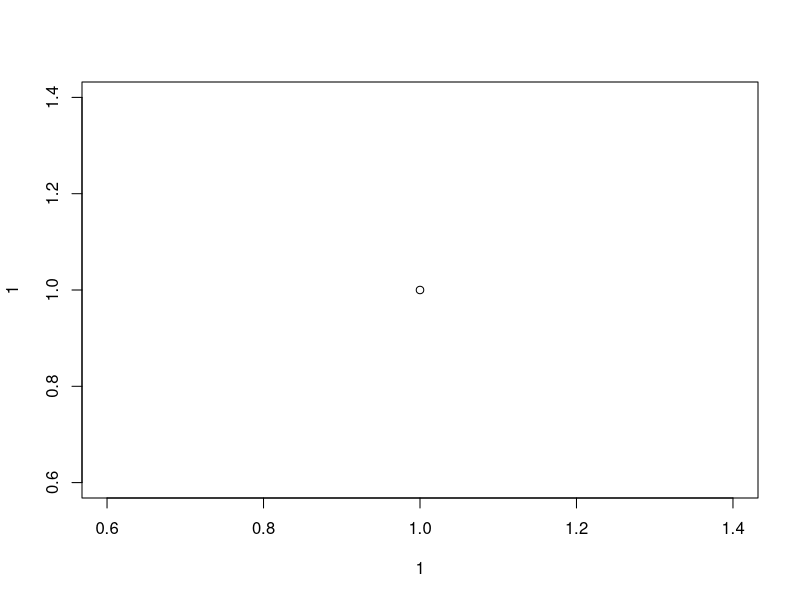
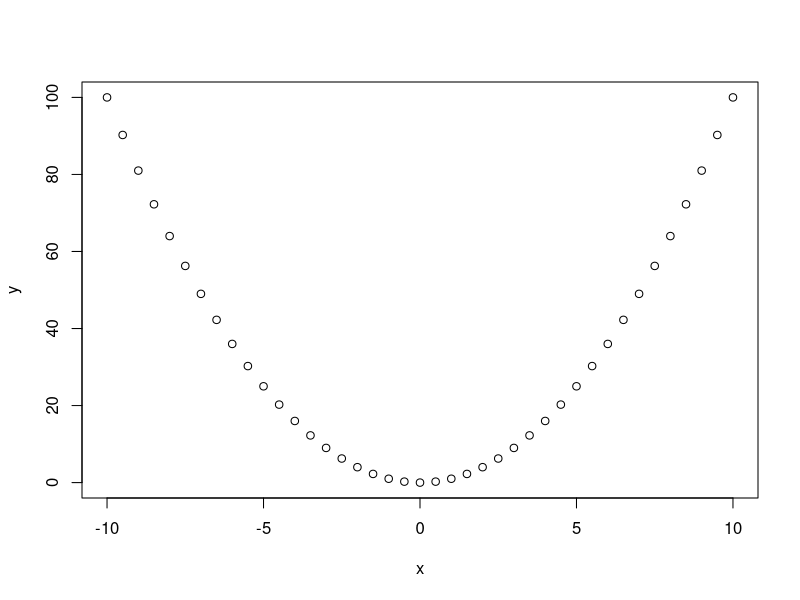
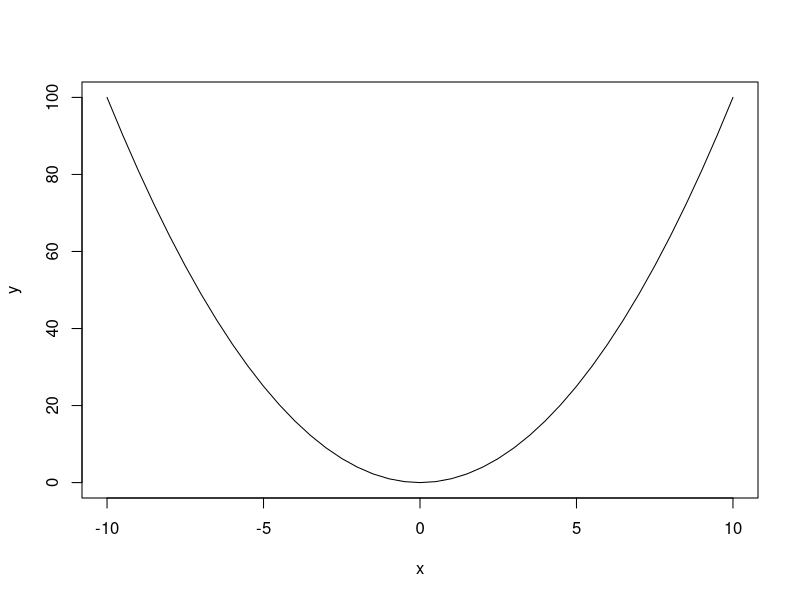
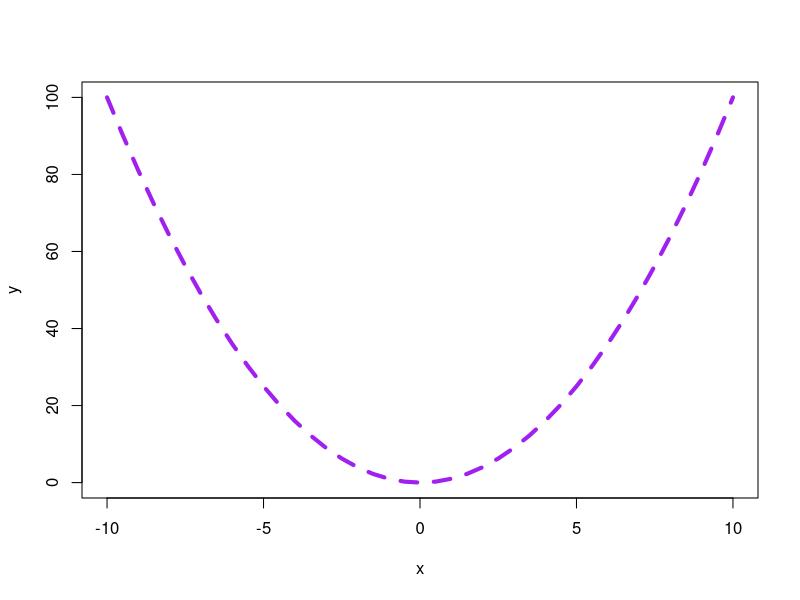
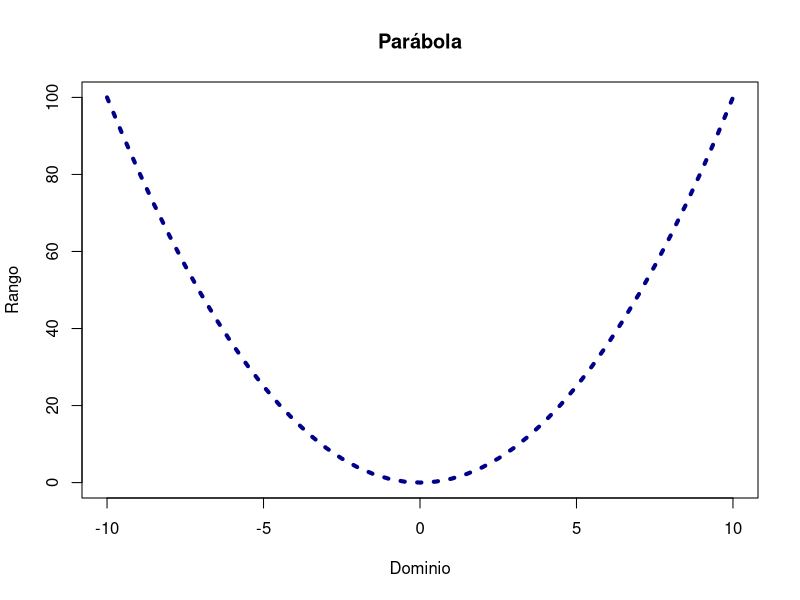
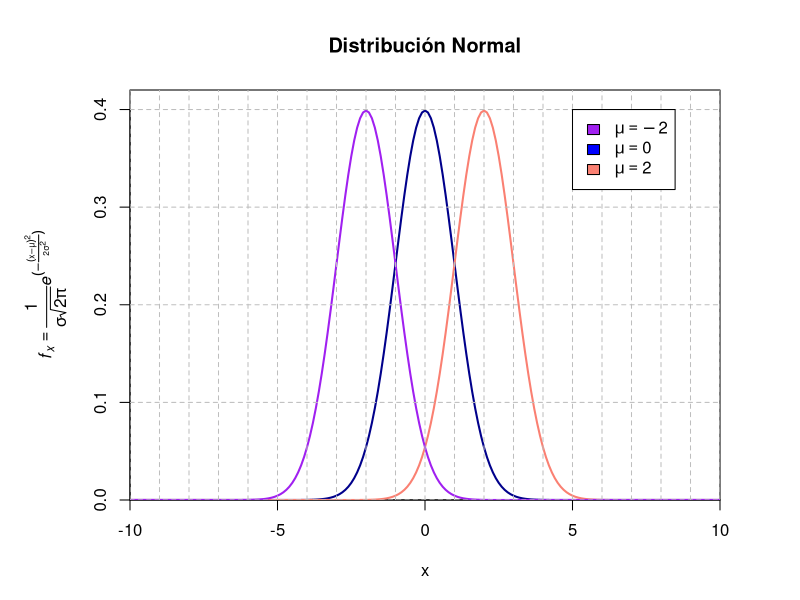
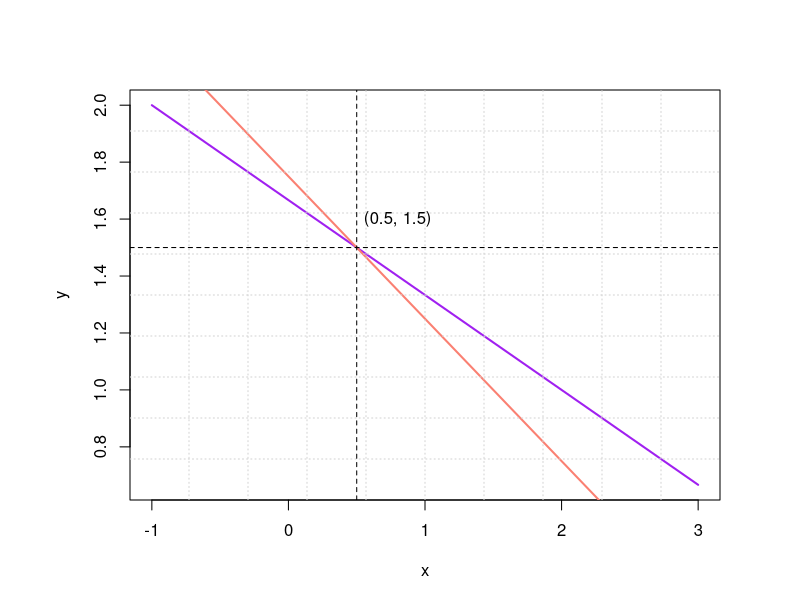

These figures' R source, in order:
## ---- chunk 1
10:1
5:10
## ---- chunk 2
  c(1, 10, 20)
  1:5
  example("mean")
## ---- chunk 3
plot(1, 1)
## ---- chunk 4
x <- seq(-10, 10, by = 0.5)
y <- x ^ 2
plot(x, y)
## ---- chunk 5
x <- seq(-10, 10, by = 0.5)
y <- x ^ 2
plot(x, y, type = "l")
## ---- chunk 6
x <- seq(-10, 10, by = 0.5)
y <- x ^ 2
plot(x, y, type = "l", lwd = 4, lty = 2, col = "purple")
## ---- chunk 7
x <- seq(-10, 10, by = 0.5)
y <- x ^ 2
plot(x, y, type = "l", lwd = 4, lty = 3, col = "darkblue", 
     main = "Parábola", xlab = "Dominio", ylab = "Rango")
## ---- chunk 8
sigma <- 1
mu <- 0
x <- seq(-10, 10, by = 0.1)
y <- 1 / (sigma * sqrt(2 * pi)) * exp(- (x - mu) ^ 2 /(2 * sigma ^2))
par(mar = c(5, 6.5, 4.5, 4))
plot(x, y, type = "l", lwd = 2, lty = 1, col = "darkblue", 
     main = "Distribución Normal", 
     ylab = expression(
       italic(f[x]) == frac(1, sigma*sqrt(2*pi)) * italic(e)^(-frac((x - mu)^2,2*sigma^2))
     ), xaxs = "i", yaxs = "i", ylim = c(0, 0.42))
mu <- 2
y1 <- 1 / (sigma * sqrt(2 * pi)) * exp(- (x - mu) ^ 2 /(2 * sigma ^2))
lines(x, y1, type = "l", lwd = 2, lty = 1, col = "salmon",  xlab = "Dominio")

mu <- -2
y1 <- 1 / (sigma * sqrt(2 * pi)) * exp(- (x - mu) ^ 2 /(2 * sigma ^2))
lines(x, y1, type = "l", lwd = 2, lty = 1, col = "purple",  xlab = "Dominio")
abline(v = seq(-10, 10, by = 1), h = seq(0, 0.4, 0.1), col = "gray", lty = 2)
legend(x = 5, y = 0.4, legend = c(expression(mu==-2),expression(mu == 0), expression(mu == 2)), 
       fill = c("purple", "blue", "salmon"))
## ---- chunk 9
mat <- matrix(c(1, 2, 3, 4), nrow = 2, ncol = 2)
mat
## ---- chunk 10
mat1 <- matrix(c(1, 2, 3, 4), nrow = 2)
mat2 <- matrix(c(5, 6, 7, 8), nrow = 2)
mat1 + mat2
## ---- chunk 11
mat1 - mat2
mat1 * mat2
mat1 / mat2
## ---- chunk 12
mat1 %*% mat2 #Producto de matrices
## ---- chunk 13
mat_coef <- matrix(c(1, 2, 3, 4), nrow = 2)
vec_b <- c(5, 7)
mat_coef
## ---- chunk 14
 solve(mat_coef, vec_b)
## ---- chunk 15
x <- seq(-1, 3, by = 0.1)
y <- (5 - x) / 3
y2 <- (7 - 2 * x) / 4
plot(x, y, type = "l", lwd = 2, col = "purple")
lines(x, y2, type = "l", lwd = 2, col = "salmon")
grid(10, 10)
abline(h = 1.5, v = 0.5, lty = 2)
text(x = 0.8, y = 1.6, "(0.5, 1.5)")
## ---- chunk 16
mat <- matrix(200:299, nrow = 10, ncol = 10)

mat[2, 4] # Elemento en la fila dos columna cuatro.

mat[32] # ¿Por qué nos da el resultado anterior?

mat[, 1] # Todas las filas de la primera columna. 

mat[2, ] # Todas las columnas de la segunda fila
## ---- chunk 17
mat[1:2, 1:3] # Se selecciona de la fila 1 a la 2 columnas 1 y 3

mat[c(1, 10), c(1, 10)] # Se seleccionan las 4 esquinas.

mat[c(3, 7, 9), 4:7] # Filas 3, 7 y 9. Columnas de la 4 a la 7
## ---- chunk 18
mat <- matrix(200:299, nrow = 10, ncol = 10) # Creamos la matriz
# a)
mat[1, mat[1, ] > 250] 

# b)
mat[mat[, 1] < 202 | mat[, 1] > 208 , 1] 

## ---- chunk 19
# c)
mat[mat[, 1] >= 205 & mat[, 1] <= 208, c(6, 7)]

# d)
mat[mat[, 5] >= 245 & mat[, 8] <= 276 , ]

